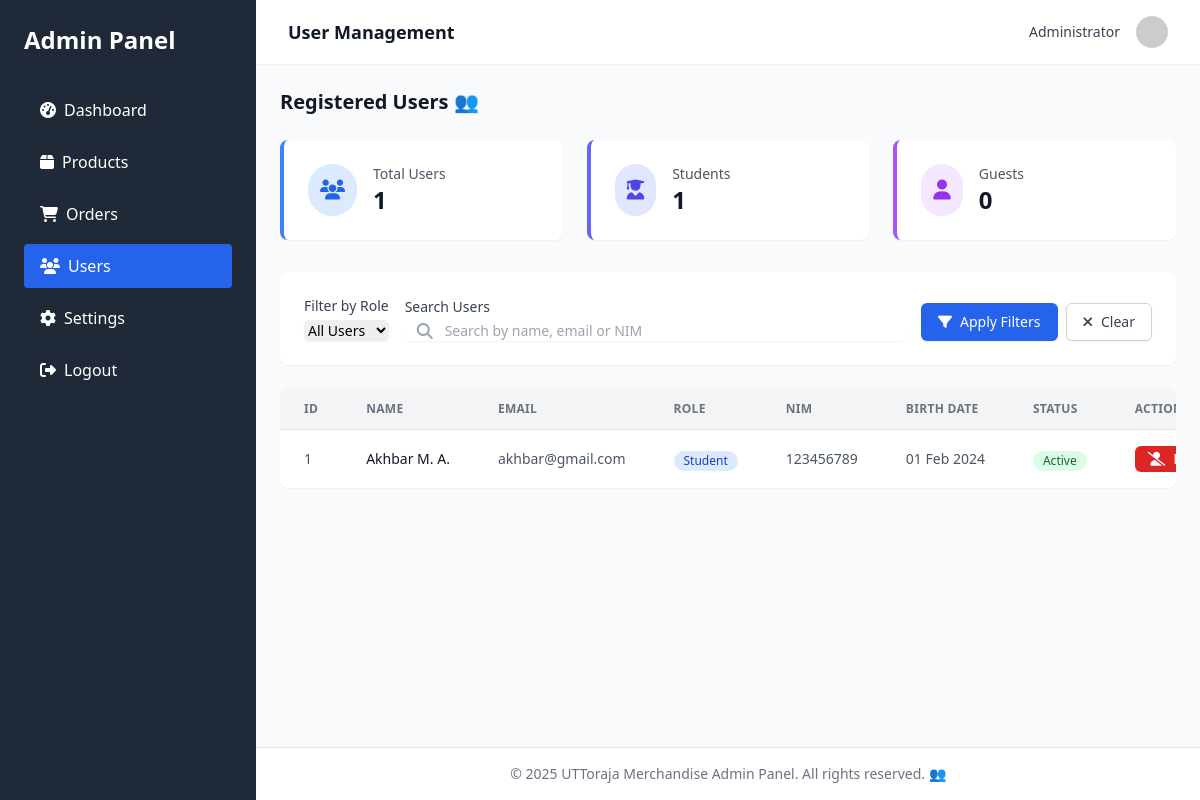
Page /merchandise/admin/users.php (signed in) on the committed database.
### tables this page shows
CREATE TABLE `users` (
  `id` int(11) NOT NULL,
  `nim` varchar(20) DEFAULT NULL,
  `tanggal_lahir` date NOT NULL,
  `name` varchar(100) NOT NULL,
  `email` varchar(100) NOT NULL,
  `role` enum('student','guest') NOT NULL,
  `active` tinyint(1) NOT NULL DEFAULT 1 COMMENT 'User account status (1=active, 0=inactive)'
);

### merchandise/admin/users.php (the view, shortened to what this page needs)
<?php
require_once '../koneksi.php';
$search_term = isset($_GET['search']) ? $_GET['search'] : '';
$query = "SELECT * FROM Users WHERE 1=1";
$query .= " ORDER BY id DESC";
$result = $conn->query($query);
$users = $result->fetch_all(MYSQLI_ASSOC);
$total_query = "SELECT
    COUNT(*) as total,
    SUM(CASE WHEN role = 'student' THEN 1 ELSE 0 END) as students,
    SUM(CASE WHEN role = 'guest' THEN 1 ELSE 0 END) as guests
    FROM Users";
$stats = $conn->query($total_query)->fetch_assoc();
?>
<!DOCTYPE html>
<html lang="en">
<head>
    <script src="https://cdn.tailwindcss.com"></script>
    <link rel="stylesheet" href="https://cdnjs.cloudflare.com/ajax/libs/font-awesome/6.4.0/css/all.min.css">
</head>
<body class="bg-gray-50 min-h-screen flex">
    <div class="bg-gray-800 text-white w-64 py-6 flex-shrink-0 hidden md:block">
        <div class="px-6">
            <h2 class="text-2xl font-bold mb-8">Admin Panel</h2>
            <nav>
                <ul class="space-y-2">
                    <li>
                        <a href="index.php" class="block py-2.5 px-4 rounded transition duration-200 hover:bg-gray-700">
                            <i class="fas fa-tachometer-alt mr-2"></i>Dashboard
                        </a>
                    </li>
                    <li>
                        <a href="products.php" class="block py-2.5 px-4 rounded transition duration-200 hover:bg-gray-700">
                            <i class="fas fa-box mr-2"></i>Products
                        </a>
                    </li>
                    <li>
                        <a href="orders.php" class="block py-2.5 px-4 rounded transition duration-200 hover:bg-gray-700">
                            <i class="fas fa-shopping-cart mr-2"></i>Orders
                        </a>
                    </li>
                    <li>
                        <a href="users.php" class="block py-2.5 px-4 rounded bg-blue-600 text-white">
                            <i class="fas fa-users mr-2"></i>Users
                        </a>
                    </li>
                    <li>
                        <a href="settings.php" class="block py-2.5 px-4 rounded transition duration-200 hover:bg-gray-700">
                            <i class="fas fa-cog mr-2"></i>Settings
                        </a>
                    </li>
                    <li>
                        <a href="logout.php" class="block py-2.5 px-4 rounded transition duration-200 hover:bg-gray-700">
                            <i class="fas fa-sign-out-alt mr-2"></i>Logout
                        </a>
                    </li>
                </ul>
            </nav>
        </div>
    </div>
    <div class="flex-1 flex flex-col overflow-hidden">
        <header class="bg-white shadow-sm z-10">
            <div class="max-w-7xl mx-auto px-4 sm:px-6 lg:px-8 py-4 flex justify-between items-center">
                <div class="flex items-center">
                    <h1 class="text-lg font-semibold text-gray-900">User Management</h1>
                </div>
                <div class="flex items-center">
                    <span class="text-sm text-gray-700 mr-4"><?php echo $_SESSION['admin_name'] ?? 'Admin'; ?></span>
                    <img class="h-8 w-8 rounded-full" src="https://ui-avatars.com/api/?name=<?php echo urlencode($_SESSION['admin_name'] ?? 'Admin'); ?>&background=0D8ABC&color=fff" alt="Admin">
                </div>
            </div>
        </header>
        <main class="flex-1 overflow-y-auto bg-gray-50 p-6">
            <div class="max-w-7xl mx-auto">
                <div class="flex justify-between items-center mb-6">
                    <h2 class="text-xl font-semibold text-gray-900">Registered Users 👥</h2>
                </div>
                <div class="grid grid-cols-1 md:grid-cols-3 gap-6 mb-8">
                    <div class="bg-white rounded-lg shadow-sm p-6 border-l-4 border-blue-500">
                        <div class="flex items-center">
                            <div class="p-3 rounded-full bg-blue-100 text-blue-600 mr-4">
                                <i class="fas fa-users text-xl"></i>
                            </div>
                            <div>
                                <p class="text-sm font-medium text-gray-600">Total Users</p>
                                <p class="text-2xl font-bold text-gray-900"><?php echo $stats['total'] ?? 0; ?></p>
                            </div>
                        </div>
                    </div>
                    <div class="bg-white rounded-lg shadow-sm p-6 border-l-4 border-indigo-500">
                        <div class="flex items-center">
                            <div class="p-3 rounded-full bg-indigo-100 text-indigo-600 mr-4">
                                <i class="fas fa-user-graduate text-xl"></i>
                            </div>
                            <div>
                                <p class="text-sm font-medium text-gray-600">Students</p>
                                <p class="text-2xl font-bold text-gray-900"><?php echo $stats['students'] ?? 0; ?></p>
                            </div>
                        </div>
                    </div>
                    <div class="bg-white rounded-lg shadow-sm p-6 border-l-4 border-purple-500">
                        <div class="flex items-center">
                            <div class="p-3 rounded-full bg-purple-100 text-purple-600 mr-4">
                                <i class="fas fa-user text-xl"></i>
                            </div>
                            <div>
                                <p class="text-sm font-medium text-gray-600">Guests</p>
                                <p class="text-2xl font-bold text-gray-900"><?php echo $stats['guests'] ?? 0; ?></p>
                            </div>
                        </div>
                    </div>
                </div>
                <div class="bg-white rounded-lg shadow-sm p-6 mb-6">
                    <form method="GET" class="flex flex-wrap gap-4 items-end">
                        <div class="w-full md:w-auto">
                            <label for="role" class="block text-sm font-medium text-gray-700 mb-1">Filter by Role</label>
                            <select id="role" name="role" class="block w-full rounded-md border-gray-300 shadow-sm focus:border-blue-500 focus:ring-blue-500 sm:text-sm">
                                <option value="">All Users</option>
                            </select>
                        </div>
                        <div class="w-full md:w-auto flex-grow">
                            <label for="search" class="block text-sm font-medium text-gray-700 mb-1">Search Users</label>
                            <div class="relative rounded-md shadow-sm">
                                <div class="pointer-events-none absolute inset-y-0 left-0 flex items-center pl-3">
                                </div>
                                <input type="text" id="search" name="search" value="<?php echo htmlspecialchars($search_term); ?>"
                                    class="block w-full rounded-md border-gray-300 pl-10 focus:border-blue-500 focus:ring-blue-500 sm:text-sm"
                                    placeholder="Search by name, email or NIM">
                            </div>
                        </div>
                        <div class="flex space-x-2">
                            <button type="submit" class="inline-flex items-center rounded-md border border-transparent bg-blue-600 px-4 py-2 text-sm font-medium text-white shadow-sm hover:bg-blue-700 focus:outline-none focus:ring-2 focus:ring-blue-500 focus:ring-offset-2">
                                <i class="fas fa-filter mr-2"></i> Apply Filters
                            </button>
                            <a href="users.php" class="inline-flex items-center rounded-md border border-gray-300 bg-white px-4 py-2 text-sm font-medium text-gray-700 shadow-sm hover:bg-gray-50 focus:outline-none focus:ring-2 focus:ring-blue-500 focus:ring-offset-2">
                                <i class="fas fa-times mr-2"></i> Clear
                            </a>
                        </div>
                    </form>
                </div>
                <div class="bg-white rounded-lg shadow-sm overflow-hidden">
                    <div class="overflow-x-auto">
                        <table class="w-full whitespace-nowrap">
                            <thead>
                                <tr class="text-left text-xs font-semibold uppercase tracking-wide text-gray-500 bg-gray-100 border-b border-gray-200">
                                    <th class="px-6 py-3">ID</th>
                                    <th class="px-6 py-3">Name</th>
                                    <th class="px-6 py-3">Email</th>
                                    <th class="px-6 py-3">Role</th>
                                    <th class="px-6 py-3">NIM</th>
                                    <th class="px-6 py-3">Birth Date</th>
                                    <th class="px-6 py-3">Status</th>
                                    <th class="px-6 py-3">Actions</th>
                                </tr>
                            </thead>
                            <tbody class="divide-y divide-gray-200">
                                <?php if (empty($users)): ?>
                                <tr>
                                    <td colspan="8" class="px-6 py-10 text-center text-gray-500">
                                        No users found. 🔍
                                    </td>
                                </tr>
                                <?php else: ?>
                                    <?php foreach ($users as $user): ?>
                                    <tr class="hover:bg-gray-50">
                                        <td class="px-6 py-4 text-sm text-gray-600"><?php echo $user['id']; ?></td>
                                        <td class="px-6 py-4 text-sm font-medium text-gray-900"><?php echo htmlspecialchars($user['name']); ?></td>
                                        <td class="px-6 py-4 text-sm text-gray-600"><?php echo htmlspecialchars($user['email']); ?></td>
                                        <td class="px-6 py-4">
                                            <span class="inline-flex items-center px-2.5 py-0.5 rounded-full text-xs font-medium <?php echo $user['role'] == 'student' ? 'bg-blue-100 text-blue-800' : 'bg-purple-100 text-purple-800'; ?>">
                                                <?php echo ucfirst($user['role']); ?>
                                            </span>
                                        </td>
                                        <td class="px-6 py-4 text-sm text-gray-600"><?php echo !empty($user['nim']) ? $user['nim'] : '-'; ?></td>
                                        <td class="px-6 py-4 text-sm text-gray-600"><?php echo date('d M Y', strtotime($user['tanggal_lahir'])); ?></td>
                                        <td class="px-6 py-4">
                                            <span class="inline-flex items-center px-2.5 py-0.5 rounded-full text-xs font-medium <?php echo isset($user['active']) && $user['active'] == 1 ? 'bg-green-100 text-green-800' : 'bg-red-100 text-red-800'; ?>">
                                                <?php echo isset($user['active']) && $user['active'] == 1 ? 'Active' : 'Inactive'; ?>
                                            </span>
                                        </td>
                                        <td class="px-6 py-4">
                                            <form method="POST" class="inline-flex">
                                                <button type="submit" name="toggle_status" class="inline-flex items-center px-3 py-1 border border-transparent text-sm leading-4 font-medium rounded-md text-white <?php echo isset($user['active']) && $user['active'] == 1 ? 'bg-red-600 hover:bg-red-700' : 'bg-green-600 hover:bg-green-700'; ?> focus:outline-none focus:ring-2 focus:ring-offset-2 focus:ring-blue-500">
                                                    <?php echo isset($user['active']) && $user['active'] == 1 ? '<i class="fas fa-user-slash mr-2"></i> Deactivate' : '<i class="fas fa-user-check mr-2"></i> Activate'; ?>
                                                </button>
                                            </form>
                                        </td>
                                    </tr>
                                    <?php endforeach; ?>
                                <?php endif; ?>
                            </tbody>
                        </table>
                    </div>
                </div>
            </div>
        </main>
        <footer class="bg-white border-t border-gray-200 py-4">
            <div class="max-w-7xl mx-auto px-4 sm:px-6 lg:px-8">
                <p class="text-sm text-center text-gray-500">© 2025 UTToraja Merchandise Admin Panel. All rights reserved. 👥</p>
            </div>
        </footer>
    </div>
</body>
</html>

### rows in the picture
users: id "1", name "Akhbar M. A.", email "akhbar@gmail.com", role "Student", nim "123456789", tanggal_lahir "01 Feb 2024", active "Active"

### other values in the picture
$_SESSION['admin_name'] "Administrator"
$stats['total'] "1"
$stats['students'] "1"
$stats['guests'] "0"
